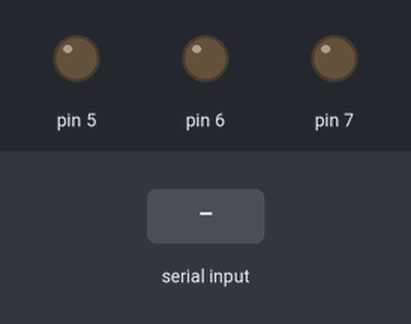
A sketch run on a simulated Arduino Uno, built with avr-gcc and run on an emulated ATmega328P. Shown: output pins drawn as LEDs (lit = HIGH). The inputs (shaded band) are chosen by the test bench.

Above: at 1.2 s.
1.3 s: byte 30 received over Serial
At 1.7 s:
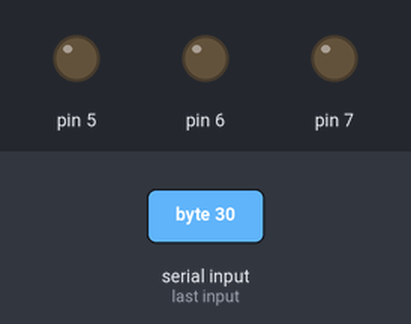
2.9 s: byte 90 received over Serial
At 4.1 s:
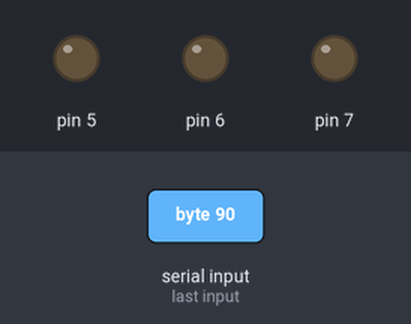
Timing chart, 0 to 5.9 s (numbered marks = the images above; inputs shaded):
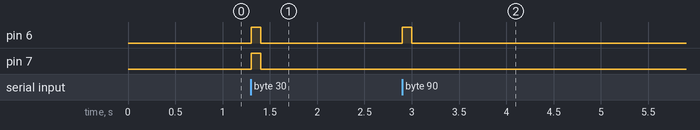

The sketch:

Receiver.ino
```cpp
void setup() {
  Serial.begin(9600);
  pinMode(5, OUTPUT);
  pinMode(6, OUTPUT);
  pinMode(7, OUTPUT);

}

int incomingData = 0;

void loop() {
  if ( Serial.available() > 0 )
  {
    incomingData = Serial.read();

      if ( ( incomingData & 1 ) == 1 )
        digitalWrite( 5, HIGH );
      else
        digitalWrite( 5, LOW );

       if ( ( incomingData & 2 ) == 2 )
        digitalWrite( 6, HIGH );
      else
        digitalWrite( 6, LOW );

      if ( ( incomingData & 4 ) == 4 )
        digitalWrite( 7, HIGH );
      else
        digitalWrite( 7, LOW );
      delay(100);  // Should match delay in sensor sketch
  }
  else
  {
    digitalWrite( 5, LOW );
    digitalWrite( 6, LOW );
    digitalWrite( 7, LOW );
  }
}
```

Measured:
- after the input at 1.3 s, pin 6, pin 7: LOW → HIGH at once, → LOW 0.10 s later
- after the input at 2.9 s, pin 6: LOW → HIGH at once, → LOW 0.10 s later
